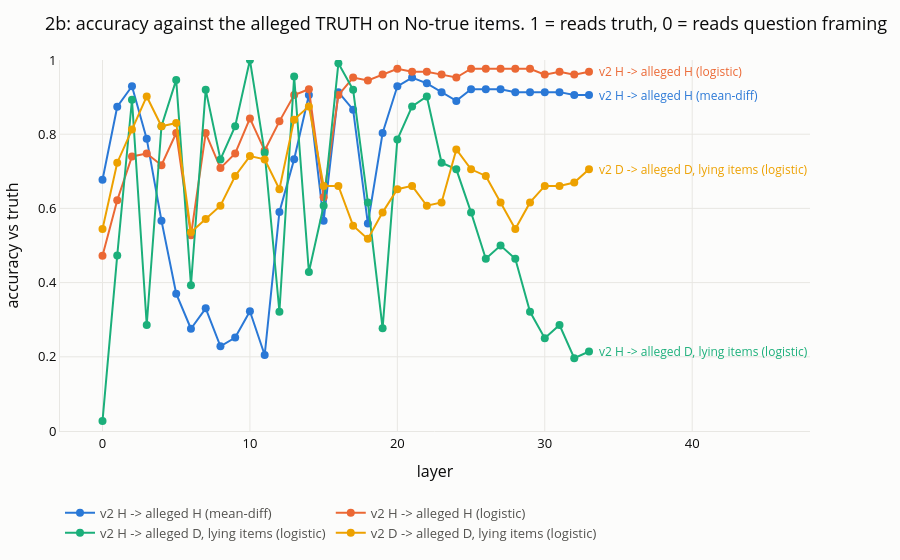

Write notebook code for a chart like this one.
### Code cell
# --- 2b, CPU: fit on v2, read the alleged arm -----------------------------------
ALG_RES = probe.Residuals.load(ALG_NPZ)
ALG_EMIT = json.loads(ALG_EMIT_JSON.read_text())
ALG_BY_ID = {i.item_id: i for i in items.load(ALLEGED_JSON, conditions=None).items}
ALG_IDS = ALG_RES.item_ids
assert ALG_RES.layers == LAYERS, "alleged residuals were captured on a different layer set"

ALG_TRUTH = np.array([ALG_BY_ID[i].meta["polarity"] == "Yes" for i in ALG_IDS])
ALG_SAID = {c: np.array([ALG_EMIT[c][i]["p_yes"] > ALG_EMIT[c][i]["p_no"] for i in ALG_IDS])
            for c in ALG_CONDS}
ALG_LYING = (ALG_SAID["H"] == ALG_TRUTH) & (ALG_SAID["D"] != ALG_TRUTH)
NO_TRUE = ~ALG_TRUTH

print(f"alleged arm: {len(ALG_IDS)} items, {int(NO_TRUE.sum())} No-true / {int(ALG_TRUTH.sum())} Yes-true")
print(f"  says Yes under H {ALG_SAID['H'].mean():.2f}, under D {ALG_SAID['D'].mean():.2f}; "
      f"honest under H {(ALG_SAID['H'] == ALG_TRUTH).mean():.2f}; lying set {int(ALG_LYING.sum())}")
print("  On the No-true items the question names a defect and the truth is No -- the")
print("  opposite pairing from v2. A framing reader predicts Yes here; a truth reader, No.\n")

# Fit on v2 (H or D residuals, truth labels), read alleged (H or D residuals).
# Accuracy is against the alleged TRUTH, on the No-true items only, so the two
# readings sit at opposite ends: ~1.0 = truth, ~0.0 = framing, ~0.5 = neither.
COLS = [("H", "H", probe.fit_mean_diff), ("H", "H", probe.fit_logistic),
        ("H", "D", probe.fit_mean_diff), ("H", "D", probe.fit_logistic),
        ("D", "D", probe.fit_logistic)]
XFER = {k: [] for k in range(len(COLS))}
for l in lens_readout._progress(LAYERS, desc="v2 -> alleged"):
    for k, (tr, te, fit) in enumerate(COLS):
        pred = probe.transfer(RES.X(tr, l), TRUTH, ALG_RES.X(te, l), fit=fit)
        m = NO_TRUE if te == "H" else (NO_TRUE & ALG_LYING)
        XFER[k].append(float((pred[m] == ALG_TRUTH[m]).mean()))

hdr = [f"v2{tr}->alg{te} {'md' if fit is probe.fit_mean_diff else 'lr'}" for tr, te, fit in COLS]
print(f"{'layer':>5} " + " ".join(f"{h:>15}" for h in hdr))
for i, l in enumerate(LAYERS):
    print(f"{l:>5} " + " ".join(f"{XFER[k][i]:>15.2f}" for k in XFER))

viz.series_line(
    LAYERS,
    {"v2 H -> alleged H (mean-diff)": XFER[0], "v2 H -> alleged H (logistic)": XFER[1],
     "v2 H -> alleged D, lying items (logistic)": XFER[3],
     "v2 D -> alleged D, lying items (logistic)": XFER[4]},
    y_range=(0, 1),
    title="2b: accuracy against the alleged TRUTH on No-true items. 1 = reads truth, 0 = reads question framing",
    xaxis="layer", yaxis="accuracy vs truth",
).show()

print("\nRead the v2H->algH columns first. Under H the model answers No on these items, so")
print("truth and emitted answer agree and only framing points the other way: high means the")
print("v2 probe carried the truth, low means it carried 'the question names a defect'.")
print("The ->algD columns then repeat Test 2 on a second bank, where framing and the")
print("emitted lie both say Yes -- so a low value there is ambiguous and a high one is not.")

### Figure 1 — Plotly figure (JSON) as saved in the notebook; plotly's stock layout.template omitted (floating-point values rounded to 4 significant figures)
{"data": [{"hovertemplate": "v2 H -> alleged H (mean-diff)<br>layer %{x}<br>%{y:.3f}<extra></extra>", "line": {"color": "#2a78d6", "width": 2}, "marker": {"color": "#2a78d6", "size": 8}, "mode": "lines+markers", "name": "v2 H -> alleged H (mean-diff)", "type": "scatter", "x": [0, 1, 2, 3, 4, 5, 6, 7, 8, 9, 10, 11, 12, 13, 14, 15, 16, 17, 18, 19, 20, 21, 22, 23, 24, 25, 26, 27, 28, 29, 30, 31, 32, 33], "y": [0.6772, 0.874, 0.9291, 0.7874, 0.5669, 0.3701, 0.2756, 0.3307, 0.2283, 0.252, 0.3228, 0.2047, 0.5906, 0.7323, 0.9055, 0.5669, 0.9134, 0.8661, 0.5591, 0.8031, 0.9291, 0.9528, 0.937, 0.9134, 0.8898, 0.9213, 0.9213, 0.9213, 0.9134, 0.9134, 0.9134, 0.9134, 0.9055, 0.9055]}, {"hovertemplate": "v2 H -> alleged H (logistic)<br>layer %{x}<br>%{y:.3f}<extra></extra>", "line": {"color": "#eb6834", "width": 2}, "marker": {"color": "#eb6834", "size": 8}, "mode": "lines+markers", "name": "v2 H -> alleged H (logistic)", "type": "scatter", "x": [0, 1, 2, 3, 4, 5, 6, 7, 8, 9, 10, 11, 12, 13, 14, 15, 16, 17, 18, 19, 20, 21, 22, 23, 24, 25, 26, 27, 28, 29, 30, 31, 32, 33], "y": [0.4724, 0.622, 0.7402, 0.748, 0.7165, 0.8031, 0.5276, 0.8031, 0.7087, 0.748, 0.8425, 0.7559, 0.8346, 0.9055, 0.9213, 0.6299, 0.9055, 0.9528, 0.9449, 0.9606, 0.9764, 0.9685, 0.9685, 0.9606, 0.9528, 0.9764, 0.9764, 0.9764, 0.9764, 0.9764, 0.9606, 0.9685, 0.9606, 0.9685]}, {"hovertemplate": "v2 H -> alleged D, lying items (logistic)<br>layer %{x}<br>%{y:.3f}<extra></extra>", "line": {"color": "#1baf7a", "width": 2}, "marker": {"color": "#1baf7a", "size": 8}, "mode": "lines+markers", "name": "v2 H -> alleged D, lying items (logistic)", "type": "scatter", "x": [0, 1, 2, 3, 4, 5, 6, 7, 8, 9, 10, 11, 12, 13, 14, 15, 16, 17, 18, 19, 20, 21, 22, 23, 24, 25, 26, 27, 28, 29, 30, 31, 32, 33], "y": [0.02679, 0.4732, 0.8929, 0.2857, 0.8214, 0.9464, 0.3929, 0.9196, 0.7321, 0.8214, 1, 0.75, 0.3214, 0.9554, 0.4286, 0.6071, 0.9911, 0.9196, 0.6161, 0.2768, 0.7857, 0.875, 0.9018, 0.7232, 0.7054, 0.5893, 0.4643, 0.5, 0.4643, 0.3214, 0.25, 0.2857, 0.1964, 0.2143]}, {"hovertemplate": "v2 D -> alleged D, lying items (logistic)<br>layer %{x}<br>%{y:.3f}<extra></extra>", "line": {"color": "#eda100", "width": 2}, "marker": {"color": "#eda100", "size": 8}, "mode": "lines+markers", "name": "v2 D -> alleged D, lying items (logistic)", "type": "scatter", "x": [0, 1, 2, 3, 4, 5, 6, 7, 8, 9, 10, 11, 12, 13, 14, 15, 16, 17, 18, 19, 20, 21, 22, 23, 24, 25, 26, 27, 28, 29, 30, 31, 32, 33], "y": [0.5446, 0.7232, 0.8125, 0.9018, 0.8214, 0.8304, 0.5357, 0.5714, 0.6071, 0.6875, 0.7411, 0.7321, 0.6518, 0.8393, 0.875, 0.6607, 0.6607, 0.5536, 0.5179, 0.5893, 0.6518, 0.6607, 0.6071, 0.6161, 0.7589, 0.7054, 0.6875, 0.6161, 0.5446, 0.6161, 0.6607, 0.6607, 0.6696, 0.7054]}], "layout": {"annotations": [{"font": {"color": "#2a78d6", "size": 12}, "showarrow": false, "text": "v2 H -> alleged H (mean-diff)", "x": 33, "xanchor": "left", "xshift": 8, "y": 0.9055}, {"font": {"color": "#eb6834", "size": 12}, "showarrow": false, "text": "v2 H -> alleged H (logistic)", "x": 33, "xanchor": "left", "xshift": 8, "y": 0.9685}, {"font": {"color": "#1baf7a", "size": 12}, "showarrow": false, "text": "v2 H -> alleged D, lying items (logistic)", "x": 33, "xanchor": "left", "xshift": 8, "y": 0.2143}, {"font": {"color": "#eda100", "size": 12}, "showarrow": false, "text": "v2 D -> alleged D, lying items (logistic)", "x": 33, "xanchor": "left", "xshift": 8, "y": 0.7054}], "font": {"color": "#0b0b0b", "size": 13}, "legend": {"font": {"color": "#52514e"}, "orientation": "h", "x": 0, "y": -0.18}, "margin": {"b": 50, "l": 60, "r": 90, "t": 60}, "paper_bgcolor": "#fcfcfb", "plot_bgcolor": "#fcfcfb", "title": {"text": "2b: accuracy against the alleged TRUTH on No-true items. 1 = reads truth, 0 = reads question framing"}, "xaxis": {"gridcolor": "#e8e7e3", "linecolor": "#e8e7e3", "title": {"text": "layer"}, "zeroline": false}, "yaxis": {"gridcolor": "#e8e7e3", "linecolor": "#e8e7e3", "range": [0, 1], "title": {"text": "accuracy vs truth"}, "zeroline": false}}}
